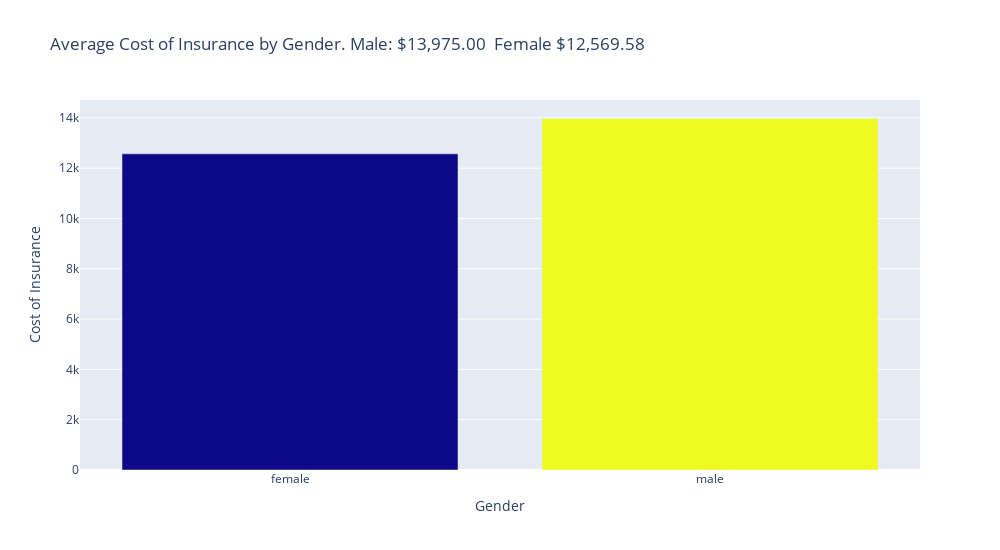

Notebook cell for this chart:
### Code cell
sex_bar = px.bar(
    gender_price,
    x='sex',
    y='charges',
    color='charges',
    title='Average Cost of Insurance by Gender. Male: ${:,.2f}  Female ${:,.2f}'.format(male_avg, female_avg),
    height=550,
    width=1000,
)

sex_bar.update_layout(
    xaxis_title='Gender',
    yaxis_title='Cost of Insurance',
    coloraxis_showscale=False,
)

sex_bar.show()

### Figure 1 — Plotly figure (JSON) as saved in the notebook; plotly's stock layout.template omitted (floating-point values rounded to 4 significant figures)
{"data": [{"alignmentgroup": "True", "hovertemplate": "sex=%{x}<br>charges=%{marker.color}<extra></extra>", "legendgroup": "", "marker": {"color": [12570.0, 13970.0], "coloraxis": "coloraxis", "pattern": {"shape": ""}}, "name": "", "offsetgroup": "", "orientation": "v", "showlegend": false, "textposition": "auto", "type": "bar", "x": ["female", "male"], "xaxis": "x", "y": [12570.0, 13970.0], "yaxis": "y"}], "layout": {"barmode": "relative", "coloraxis": {"colorbar": {"title": {"text": "charges"}}, "colorscale": [[0, "#0d0887"], [0.1111, "#46039f"], [0.2222, "#7201a8"], [0.3333, "#9c179e"], [0.4444, "#bd3786"], [0.5556, "#d8576b"], [0.6667, "#ed7953"], [0.7778, "#fb9f3a"], [0.8889, "#fdca26"], [1, "#f0f921"]], "showscale": false}, "height": 550, "legend": {"tracegroupgap": 0}, "title": {"text": "Average Cost of Insurance by Gender. Male: $13,975.00  Female $12,569.58"}, "width": 1000, "xaxis": {"anchor": "y", "domain": [0, 1], "title": {"text": "Gender"}}, "yaxis": {"anchor": "x", "domain": [0, 1], "title": {"text": "Cost of Insurance"}}}}
